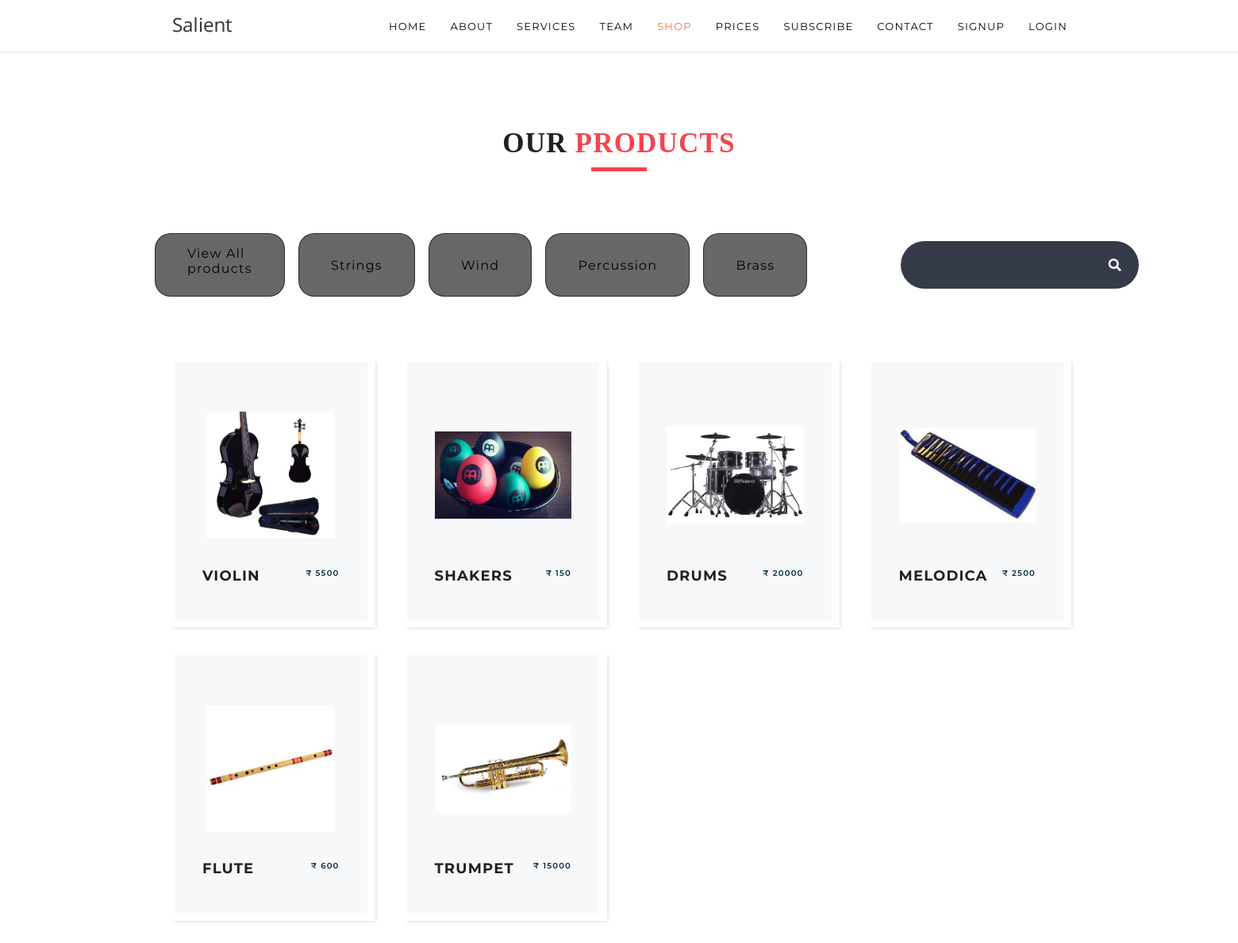
The app's page /shop/ with its own data.
### core/models/category.py (models this page shows)
class Category(models.Model):
    name = models.CharField(max_length=30)
    image = models.ImageField(upload_to='uploads/categories/',default='Null')
    def __str__(self):
        return self.name
    @staticmethod
    def get_all_categories():
        return Category.objects.all()

### core/models/product.py (models this page shows, shortened)
class Product(models.Model):
    name = models.CharField(max_length=50)
    price = models.IntegerField(default=0)
    category = models.ForeignKey(Category, on_delete=models.CASCADE, default=1)
    description = models.CharField(max_length=200, default='', null= True, blank= True)
    image = models.ImageField(upload_to='uploads/products/')
    @staticmethod
    def get_all_products():
        return Product.objects.all()

### core/views.py (the view)
# urls.py: path('shop/',views.index,name='index'),
def index(request):
    products = None
    categories = Category.get_all_categories()
    categoryID = request.GET.get('category')
    if categoryID:
        products = Product.get_all_products_by_categoryid(categoryID)
    else:
        products = Product.get_all_products()
    data = {}
    data['products'] = products
    data['categories'] = categories
    return render(request, 'index.html', data)

### template/index.html (shortened to what this page needs)
﻿{% extends 'base.html' %}
{% block content %}
{% load static %}
<link href="{% static 'assets/css/font-awesome12.min.css' %}" rel="stylesheet" />
<link href="{% static 'assets/css/style12.css' %}" rel="stylesheet" />
<link href="{% static 'assets/css/responsive12.css' %}" rel="stylesheet" />
<link rel="stylesheet" href="https://cdnjs.cloudflare.com/ajax/libs/font-awesome/5.15.1/css/all.min.css">
<section class="product_section layout_padding">
      <div class="heading_container heading_center">
         <h2>
            Our <span>products</span>
         </h2>
      </div><br><br>
      <div class="container" >
         <div class="row">
            <table>
            <tr>
               <td >
                  <div class="btn-box">
                    <a href="{% url 'index' %}" class="list-group-item
                    list-group-item-action">View All products</a>&emsp;
                    {% for category in categories %}
                    <a style="padding: 30px 40px;" href="?category={{category.id}}" class="list-group-item
                    list-group-item-action">{{category.name}}</a>&emsp;
                    {% endfor %}
                  </div>
               </td>
               <td style="color: black;">
               </td>
               <td style="border-spacing: 30px;">
                  <div class="container h-100">
                     <div class="d-flex justify-content-center h-100">
                       <div class="searchbar">
                         <input class="search_input" type="text" name="" placeholder="Search...">
                         <a href="#" class="search_icon"><i class="fas fa-search"></i></a>
                       </div>
                     </div>
                   </div>
               </td>
            </tr>
         </table>
         </div>
         <br>
<br>
<div id ="row">
   <div id ='products'>
      <div class="row mx-auto">
         {% for product in products %}
           <div class="col-sm-6 col-md-4 col-lg-3">
              <div class="box">
                 <div class="img-box">
                    <img src="{{product.image.url}}" alt="">
                 </div>
                 <div class="detail-box">
                    <h5>
                       {{product.name}}
                    </h5>
                    <h6>
                     ₹ {{product.price}}
                    </h6>
                 </div>
              </div>
          </div>
           {% endfor %}
         </div>
   </div>
</div>
  </div>
</section>
{% endblock %}

### template/base.html (shortened to what this page needs)
{% load static %}
<!DOCTYPE html>
<html lang="en">
<head>
  <link rel="stylesheet" href="{% static 'assets/css/bootstrap.min.css' %}">
  <link rel="stylesheet" href="{% static 'assets/css/style.css' %}">
</head>
<body>
  <header class="header">
    <nav class="navbar navbar-default navbar-static-top">
      <div class="container">
        <div class="navbar-header">
           <a class="navbar-brand" href="#"><img src="assets/images/logo.png" alt=""></a>
        </div>
        <div class="collapse navbar-collapse" id="navigation-nav">
          <ul class="nav navbar-nav navbar-right">
            <li><a class="section-scroll" href="{% url 'website' %}#wrapper">Home</a></li>
            <li><a href="{% url 'website' %}#landing-offer">About</a></li>
            <li><a href="{% url 'website' %}#features-section">Services</a></li>
            <li><a href="{% url 'website' %}#team-section">Team</a></li>
            <li class="active"><a href="{% url 'index' %}" target="_blank">Shop</a></li>
            <li><a href="{% url 'website' %}#prices-section   ">Prices</a></li>
            <li><a href="{% url 'website' %}#subscribe-section">Subscribe</a></li>
            <li><a href="{% url 'website' %}#contact-section">Contact</a></li>
            <li><a href="{% url 'signup' %}">SignUp</a></li>
            <li><a href="{% url 'login' %}">Login</a></li>
          </ul>
        </div>
      </div>
    </nav>
  </header>
  {% block content %}
  {% endblock %}
</body>
</html>

### static/assets/css/style.css (style rules this page uses)
body { font-family: 'Raleway', sans-serif; color: #737272; line-height: 24px; font-size: 13px; letter-spacing: 1.2px; -webkit-font-smoothing: antialiased; padding-top: 68px; position: relative; }
a { color: #fc6e51; -webkit-transition: all .25s ease-in-out; -moz-transition: all .25s ease-in-out; -ms-transition: all .25s ease-in-out; -o-transition: all .25s ease-in-out; transition: all .25s ease-in-out; }
img { max-width: 100%; }
h1, h2, h3, h4, h5, h6, .h1, .h2, .h3, .h4, .h5, .h6 { font-weight: 700; color: #1f2021; text-transform: uppercase; }
h1, .h1, h2, .h2, h3, .h3 { margin-top: 0; margin-bottom: 20px; }
h2 { font-size: 24px; }
h5 { font-size: 12px; }
h6 { font-size: 10px; }
.navbar-default { background: #fff; border: none; width: 100%; margin-bottom: 0; position: absolute; top: 0; border-bottom: 2px solid #f0f0f0; }
.navbar-nav { margin: 7.5px -10px; }
.navbar-default .navbar-nav > li > a { color: #060606; text-transform: uppercase; -webkit-transition: color .3s ease-in-out; -moz-transition: color .3s ease-in-out; -ms-transition: color .3s ease-in-out; -o-transition: color .3s ease-in-out; transition: color .3s ease-in-out; }
.navbar-default .navbar-nav > .active > a, .navbar-default .navbar-nav > .active > a:hover, .navbar-default .navbar-nav > .active > a:focus { background: transparent; color: #fc6e51; }

### static/assets/css/style12.css (style rules this page uses)
* { box-sizing: border-box; }
body { font-family: 'Montserrat', sans-serif; color: #0c0c0c; background-color: #ffffff; overflow-x: hidden; }
.layout_padding { padding: 70px 0; }
h1, h2 { font-family: 'Playfair Display', serif; }
.heading_container { display: -webkit-box; display: -ms-flexbox; display: flex; -webkit-box-orient: vertical; -webkit-box-direction: normal; -ms-flex-direction: column; flex-direction: column; -webkit-box-align: start; -ms-flex-align: start; align-items: flex-start; }
.heading_container h2 { position: relative; margin-bottom: 0; font-size: 3.5rem; font-weight: bold; }
.heading_container h2::after { content: ""; display: block; width: 70px; height: 5px; background: #f7444e; margin: 10px auto 10px; }
.heading_container h2 span { color: #f7444e; }
.heading_container.heading_center { -webkit-box-align: center; -ms-flex-align: center; align-items: center; text-align: center; }
a, a:hover, a:focus { text-decoration: none; }
.navbar-brand { font-family: 'Playfair Display', serif; }
.searchbar { margin-bottom: auto; margin:0; padding:0; margin-top: auto; height: 60px; width: 300px; background-color: #353b48; border-radius: 30px; padding: 10px; }
.search_input { color: white; border: 0; outline: 0; background: none; width: 0; caret-color:transparent; line-height: 40px; transition: width 0.4s linear; }
.search_icon { height: 40px; width: 40px; float: right; display: flex; justify-content: center; align-items: center; border-radius: 50%; color:white; text-decoration:none; }
.product_section .heading_container { margin-bottom: 20px; }
.product_section .box { position: relative; margin-top: 25px; padding: 35px 35px; background-color: #f7f8f9; -webkit-transition: all .3s; transition: all .3s; overflow: hidden; box-shadow: 5px 5px 5px -5px rgba(0,0,0,.2); border: solid #fff 10px; }
.product_section .box .img-box { display: -webkit-box; display: -ms-flexbox; display: flex; -webkit-box-pack: center; -ms-flex-pack: center; justify-content: center; -webkit-box-align: center; -ms-flex-align: center; align-items: center; height: 215px; }
.product_section .box .img-box img { max-width: 100%; max-height: 160px; -webkit-transition: all .3s; transition: all .3s; }
.product_section .box .detail-box { text-align: center; display: -webkit-box; display: -ms-flexbox; display: flex; -webkit-box-pack: justify; -ms-flex-pack: justify; justify-content: space-between; }
.product_section .box .detail-box h5 { font-size: 18px; margin-top: 10px; }
.product_section .box .detail-box h6 { margin-top: 10px; color: #002c3e; font-weight: 600; }
.product_section .btn-box { display: -webkit-box; display: -ms-flexbox; display: flex; -webkit-box-pack: center; -ms-flex-pack: center; justify-content: center; margin-bottom: auto; margin-top: auto; height: 80px; }
.product_section .btn-box a { display: inline-block; padding: 15px 40px; background-color: #00000098; border: 1px solid #00000098; color: #000000; border-radius: 0; -webkit-transition: all 0.3s; transition: all 0.3s; transition: transform .2s, filter .2s ease-in-out; border-radius: 20px; }
.detail-box h5 { font-size: 21px; font-weight: 700; }

### records on screen
Category: name "Strings"
Category: name "Wind"
Category: name "Percussion"
Category: name "Brass"
Product: image (picture), name "VIOLIN", price "5500"
Product: image (picture), name "SHAKERS", price "150"
Product: image (picture), name "DRUMS", price "20000"
Product: image (picture), name "MELODICA", price "2500"
Product: image (picture), name "FLUTE", price "600"
Product: image (picture), name "TRUMPET", price "15000"
